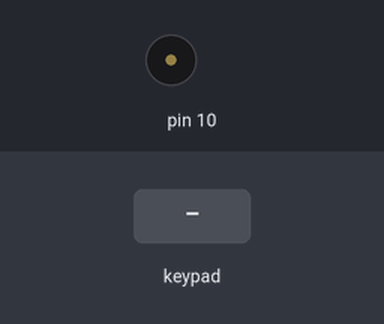
A sketch run on a simulated Arduino Uno, built with avr-gcc and run on an emulated ATmega328P. Parts: buzzer (waves = sounding). The inputs (shaded band) are chosen by the test bench.

Above: at 1.2 s.
1.3 s: key '0' pressed
At 2.1 s:
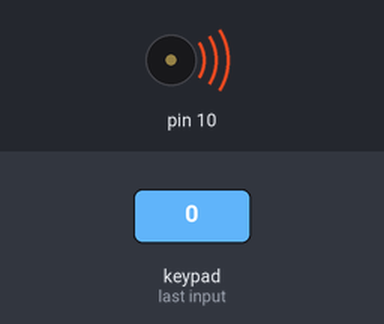
Timing chart, 0 to 4.3 s (numbered marks = the images above; inputs shaded):
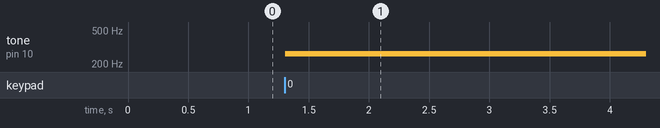

The sketch:

voice+keypad.ino
```cpp
#include <Keypad.h>

#define KEY_ROWS 4 // 按鍵模組的列數
#define KEY_COLS 4 // 按鍵模組的行數

// 依照行、列排列的按鍵字元（二維陣列）
char keymap[KEY_ROWS][KEY_COLS] =
{
  {'0', '4', '8', 'C'},
  {'1', '5', '9', 'D'},
  {'2', '6', 'A', 'E'},
  {'3', '7', 'B', 'F'}
};

byte colPins[KEY_COLS] = {9,8,7,6};	   // 按鍵模組，行1~4接腳。
byte rowPins[KEY_ROWS] = {5,4,3,2}; // 按鍵模組，列1~4接腳。

Keypad myKeypad = Keypad(makeKeymap(keymap), rowPins, colPins, KEY_ROWS, KEY_COLS);

#define NOTE_    0
#define	NOTE_C4	262
#define	NOTE_D4	294
#define	NOTE_E4	330
#define	NOTE_F4	349
#define	NOTE_G4	392
#define	NOTE_A4	440
#define	NOTE_B4	494
#define	NOTE_C5	523
#define	NOTE_D5	587
#define	NOTE_E5	659
#define	NOTE_F5	698
#define	NOTE_G5	784
#define	NOTE_A5	880
#define	NOTE_B5	988
#define	NOTE_C6	1047
#define	NOTE_D6	1175


int melody[]={NOTE_C4 , NOTE_D4 , NOTE_E4 , NOTE_F4 , NOTE_G4 , NOTE_A4 , NOTE_B4 , NOTE_C5 , NOTE_D5 , NOTE_E5 , NOTE_F5 , NOTE_G5 , NOTE_A5 , NOTE_B5 , NOTE_C6 , NOTE_D6
};

void setup()
{
pinMode(10, OUTPUT);
}

void loop()
{
  char key = myKeypad.getKey();


  if(key=='0' || key=='1' || key=='2' || key=='3' || key=='4' || key=='5' || key=='6' || key=='7' || key=='8' || key=='9')
  {
    key=key-'0';
    tone(10,melody[key]);
  }
 else if(key=='A' || key=='B' || key=='C' || key=='D' || key=='E' || key=='F')
   {
    key-=55;
   tone(10,melody[key]);
   }

}
```

Measured:
- after the input at 1.3 s, tone on pin 10: silent → 262 Hz at once
